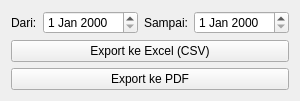
<?xml version="1.0" encoding="UTF-8"?>
<ui version="4.0">
 <class>LaporanWindow</class>
 <widget class="QWidget" name="LaporanWindow">
  <property name="windowTitle">
   <string>Laporan</string>
  </property>
  <layout class="QVBoxLayout" name="verticalLayout">
   <item>
    <layout class="QHBoxLayout" name="dateLayout">
     <item>
      <widget class="QLabel" name="labelFrom">
       <property name="text">
        <string>Dari:</string>
       </property>
      </widget>
     </item>
     <item>
      <widget class="QDateEdit" name="tglAwal"/>
     </item>
     <item>
      <widget class="QLabel" name="labelTo">
       <property name="text">
        <string>Sampai:</string>
       </property>
      </widget>
     </item>
     <item>
      <widget class="QDateEdit" name="tglAkhir"/>
     </item>
    </layout>
   </item>
   <item>
    <widget class="QPushButton" name="btnExportExcel">
     <property name="text">
      <string>Export ke Excel (CSV)</string>
     </property>
    </widget>
   </item>
   <item>
    <widget class="QPushButton" name="btnExportPDF">
     <property name="text">
      <string>Export ke PDF</string>
     </property>
    </widget>
   </item>
  </layout>
 </widget>
 <resources/>
 <connections/>
</ui>
